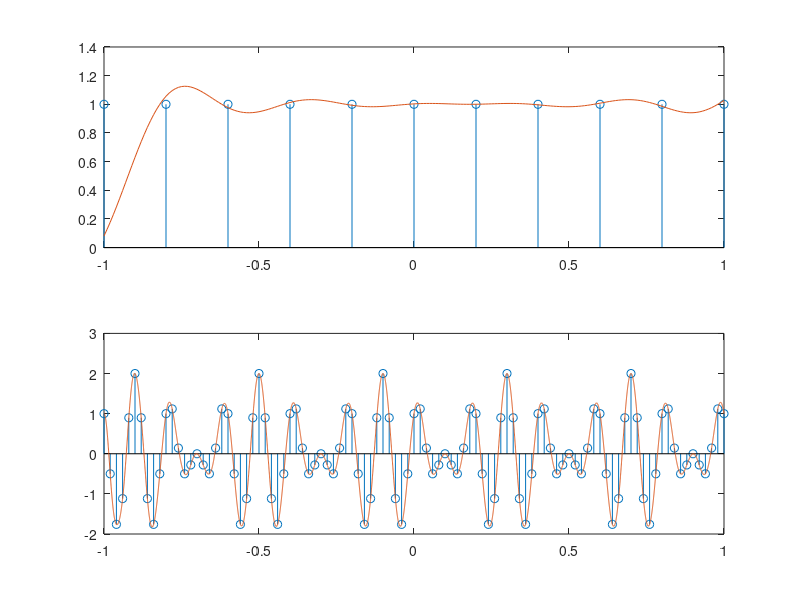

Here is the MATLAB script that generated this plot:
clear all
close all
clc

Fs = 5;
Ts = 1/Fs;
Fs2 = 100;
Ts2= 1/Fs2;
t = -1:Ts:1;
t2 = -1:Ts2:1;
n_max=50;

x = sin(15*pi*t) + cos(20*pi*t);

subplot(2,1,1);
stem(t, x);
hold on;
fx = 0;

for n = 1 : numel(t)
    fx = fx + (x(n)*sinc((t2+1.02-((n)*Ts))/Ts));
end
plot(t2,fx);
hold on;

Fs = 50;
Ts = 1/Fs;
Fs2 = 5000;
Ts2= 1/Fs2;
t = -1:Ts:1;
t2 = -1:Ts2:1;
n_max=50;

x = sin(15*pi*t) + cos(20*pi*t);

subplot(2,1,2);
x = sin(15*pi*t) + cos(20*pi*t);
stem(t, x);
hold on;

fx = 0; 

for n = 1 : numel(t)
    fx = fx + (x(n)*sinc((t2+1.02-((n)*Ts))/Ts));
end

plot(t2,fx);
hold on;
